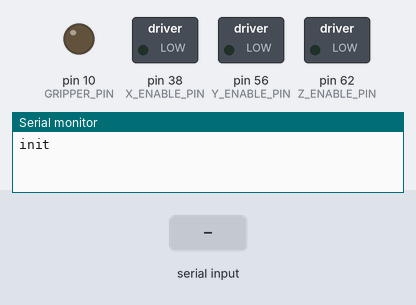
Recording of a sketch running on a simulated Arduino Mega 2560, built with avr-gcc and run on an emulated ATmega2560. Shown: switched loads named in the sketch (green lamp = pin HIGH), output pins drawn as LEDs (lit = HIGH), the last lines printed to the serial monitor. Inputs (shaded band) come from the test bench.

Above: at 1.2 s.
1.3 s: "901\n" received over Serial
At 2.4 s:
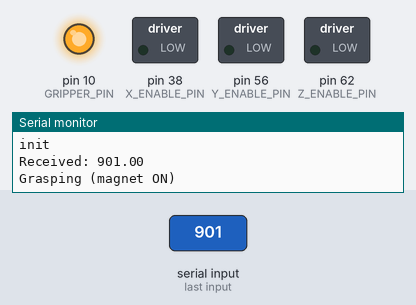
4.3 s: "902\n" received over Serial
At 4.6 s:
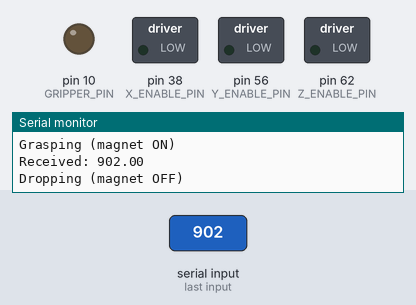
Timing chart, 0 to 7.3 s (numbered marks = the images above; inputs shaded):
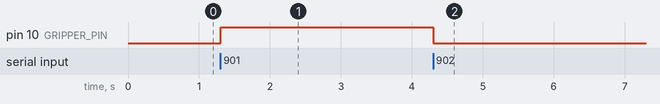

Measured:
- after the input at 1.3 s, pin 10 (GRIPPER_PIN): LOW → HIGH at once
- after the input at 4.3 s, pin 10 (GRIPPER_PIN): HIGH → LOW at once

The sketch:

controller.ino
```cpp
#include <AccelStepper.h>
//final
// Definovanie pinov pre krokové motory (RAMPS 1.4)
#define X_STEP_PIN 54
#define X_DIR_PIN 55
#define X_ENABLE_PIN 38

#define Y_STEP_PIN 60
#define Y_DIR_PIN 61
#define Y_ENABLE_PIN 56

#define Z_STEP_PIN 46
#define Z_DIR_PIN 48
#define Z_ENABLE_PIN 62

#define GRIPPER_PIN 10

AccelStepper shoulder(AccelStepper::DRIVER, X_STEP_PIN, X_DIR_PIN);
AccelStepper elbow(AccelStepper::DRIVER, Y_STEP_PIN, Y_DIR_PIN);
AccelStepper base(AccelStepper::DRIVER, Z_STEP_PIN, Z_DIR_PIN);

const float maxSpeed = 330.0;
const float acceleration = 80.0;

int state = 0;  // 0: čaká na elbow, 1: shoulder, 2: base
float e_val = 0, s_val = 0, b_val = 0;

void setup() {
  Serial.begin(9600);

  pinMode(X_ENABLE_PIN, OUTPUT);
  pinMode(Y_ENABLE_PIN, OUTPUT);
  pinMode(Z_ENABLE_PIN, OUTPUT);

  digitalWrite(X_ENABLE_PIN, LOW);
  digitalWrite(Y_ENABLE_PIN, LOW);
  digitalWrite(Z_ENABLE_PIN, LOW);

  pinMode(GRIPPER_PIN, OUTPUT);
  digitalWrite(GRIPPER_PIN, LOW);

  shoulder.setMaxSpeed(maxSpeed);
  shoulder.setAcceleration(acceleration);

  elbow.setMaxSpeed(maxSpeed);
  elbow.setAcceleration(acceleration);

  base.setMaxSpeed(maxSpeed);
  base.setAcceleration(acceleration);

  Serial.println("init");
}

void loop() {
  if (Serial.available() > 0) {
    float input = Serial.readStringUntil('\n').toFloat();
    Serial.print("Received: ");
    Serial.println(input);

    if (input == 900) {
      rest();
    } else if (input == 901) {
      grasp();
    } else if (input == 902) {
      drop();
    } else {
      if (state == 0) {
        e_val = input;
        state = 1;
      } else if (state == 1) {
        s_val = input;
        state = 2;
      } else if (state == 2) {
        b_val = input;
        state = 0;
        moveAll(e_val, s_val, b_val);
      }
    }
  }

  base.run();
  elbow.run();
  shoulder.run();
}

void moveAll(float e, float s, float b) {
  Serial.print("Moving to: E="); Serial.print(e);
  Serial.print(" S="); Serial.print(s);
  Serial.print(" B="); Serial.println(b);

  elbow.moveTo(e);
  shoulder.moveTo(s);
  base.moveTo(b);

  while (elbow.distanceToGo() != 0 || shoulder.distanceToGo() != 0 || base.distanceToGo() != 0) {
    elbow.run();
    shoulder.run();
    base.run();
  }
}

void grasp() {
  Serial.println("Grasping (magnet ON)");
  digitalWrite(GRIPPER_PIN, HIGH);
}

void drop() {
  Serial.println("Dropping (magnet OFF)");
  digitalWrite(GRIPPER_PIN, LOW);
}

void rest() {
  Serial.println("Resetting to rest position");
  moveAll(0, 0, 0);
}
```
